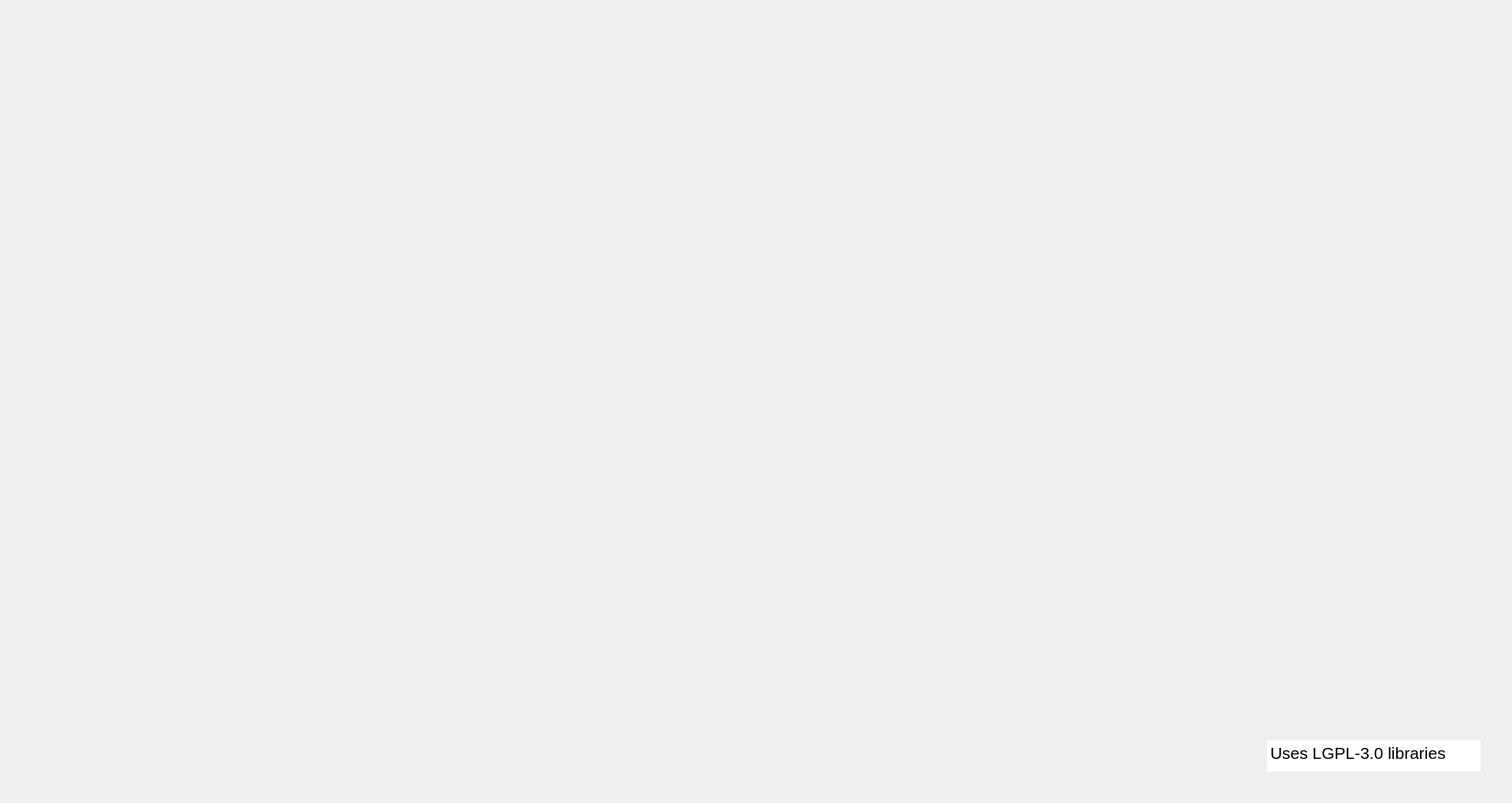
<?xml version="1.0" encoding="UTF-8"?>
<ui version="4.0">
 <class>MainWindow</class>
 <widget class="QWidget" name="MainWindow">
  <property name="enabled">
   <bool>true</bool>
  </property>
  <property name="geometry">
   <rect>
    <x>0</x>
    <y>0</y>
    <width>1920</width>
    <height>1020</height>
   </rect>
  </property>
  <property name="sizePolicy">
   <sizepolicy hsizetype="Preferred" vsizetype="Preferred">
    <horstretch>0</horstretch>
    <verstretch>0</verstretch>
   </sizepolicy>
  </property>
  <property name="font">
   <font>
    <pointsize>12</pointsize>
   </font>
  </property>
  <property name="windowTitle">
   <string>Form</string>
  </property>
  <property name="autoFillBackground">
   <bool>false</bool>
  </property>
  <property name="styleSheet">
   <string notr="true">QWidget#MainWindow  {border-image: url(:/images/mainpng.png) 0 0 0 0 stretch stretch ; }
</string>
  </property>
  <widget class="QStackedWidget" name="stackedWidget">
   <property name="geometry">
    <rect>
     <x>0</x>
     <y>0</y>
     <width>1920</width>
     <height>1020</height>
    </rect>
   </property>
   <property name="font">
    <font>
     <pointsize>30</pointsize>
    </font>
   </property>
   <property name="styleSheet">
    <string notr="true">QWidget#page_nfc  {border-image: url(:/images/mainpng.png) 0 0 0 0 stretch stretch ; }

QLineEdit {  border: 1px solid rgb(85, 170, 255); border-radius: 5px;}
</string>
   </property>
   <property name="currentIndex">
    <number>0</number>
   </property>
   <widget class="QWidget" name="page_main">
    <property name="styleSheet">
     <string notr="true">QWidget#page_main  {border-image: url(:/images/mainpng.png) 0 0 0 0 stretch stretch ; }\n</string>
    </property>
    <widget class="QPushButton" name="button_car_battery">
     <property name="geometry">
      <rect>
       <x>520</x>
       <y>620</y>
       <width>270</width>
       <height>270</height>
      </rect>
     </property>
     <property name="minimumSize">
      <size>
       <width>70</width>
       <height>70</height>
      </size>
     </property>
     <property name="styleSheet">
      <string notr="true">
QPushButton {
	border-image: url(:/images/third-party/car-battery-solid.svg);

    border-radius: 60px;
    border-style: outset;
    background: qradialgradient(
        cx: 0.3, cy: -0.4, fx: 0.3, fy: -0.4,
        radius: 1.35, stop: 0 #fff, stop: 1 #eee
        );
    padding: 60px;
    }

QPushButton:hover {
    background: qradialgradient(
        cx: 0.3, cy: -0.4, fx: 0.3, fy: -0.4,
        radius: 1.35, stop: 0 #fff, stop: 1 #bbb
        );
    }

QPushButton:pressed {
    border-style: inset;
    background: qradialgradient(
        cx: 0.4, cy: -0.1, fx: 0.4, fy: -0.1,
        radius: 1.35, stop: 0 #fff, stop: 1 #888
        );
    }</string>
     </property>
     <property name="text">
      <string/>
     </property>
    </widget>
    <widget class="QPushButton" name="button_evse_status">
     <property name="geometry">
      <rect>
       <x>520</x>
       <y>200</y>
       <width>270</width>
       <height>270</height>
      </rect>
     </property>
     <property name="minimumSize">
      <size>
       <width>70</width>
       <height>70</height>
      </size>
     </property>
     <property name="styleSheet">
      <string notr="true">QPushButton {
	border-image: url(:/images/third-party/car-solid.svg);

    border-radius: 60px;
    border-style: outset;
    background: qradialgradient(
        cx: 0.3, cy: -0.4, fx: 0.3, fy: -0.4,
        radius: 1.35, stop: 0 #fff, stop: 1 #eee
        );
    padding: 60px;
    }

QPushButton:hover {
    background: qradialgradient(
        cx: 0.3, cy: -0.4, fx: 0.3, fy: -0.4,
        radius: 1.35, stop: 0 #fff, stop: 1 #bbb
        );
    }

QPushButton:pressed {
    border-style: inset;
    background: qradialgradient(
        cx: 0.4, cy: -0.1, fx: 0.4, fy: -0.1,
        radius: 1.35, stop: 0 #fff, stop: 1 #888
        );
    }</string>
     </property>
     <property name="text">
      <string/>
     </property>
    </widget>
    <widget class="QPushButton" name="button_metrology">
     <property name="enabled">
      <bool>true</bool>
     </property>
     <property name="geometry">
      <rect>
       <x>1150</x>
       <y>200</y>
       <width>270</width>
       <height>270</height>
      </rect>
     </property>
     <property name="sizePolicy">
      <sizepolicy hsizetype="Preferred" vsizetype="Preferred">
       <horstretch>0</horstretch>
       <verstretch>0</verstretch>
      </sizepolicy>
     </property>
     <property name="minimumSize">
      <size>
       <width>70</width>
       <height>70</height>
      </size>
     </property>
     <property name="autoFillBackground">
      <bool>false</bool>
     </property>
     <property name="styleSheet">
      <string notr="true">

QPushButton {
	border-image: url(:/images/third-party/bolt-solid.svg) ;

    border-radius: 60px;
    background: qradialgradient(
        cx: 0.3, cy: -0.4, fx: 0.3, fy: -0.4,
        radius: 1.35, stop: 0 #fff, stop: 1 #eee
        );
    padding: 60px;
    }

QPushButton:hover {
    background: qradialgradient(
        cx: 0.3, cy: -0.4, fx: 0.3, fy: -0.4,
        radius: 1.35, stop: 0 #fff, stop: 1 #bbb
        );
    }

QPushButton:pressed {
    border-style: inset;
    background: qradialgradient(
        cx: 0.4, cy: -0.1, fx: 0.4, fy: -0.1,
        radius: 1.35, stop: 0 #fff, stop: 1 #888
        );
    }</string>
     </property>
     <property name="text">
      <string/>
     </property>
     <property name="autoDefault">
      <bool>false</bool>
     </property>
    </widget>
    <widget class="QPushButton" name="button_nfc_card">
     <property name="geometry">
      <rect>
       <x>1150</x>
       <y>620</y>
       <width>270</width>
       <height>270</height>
      </rect>
     </property>
     <property name="minimumSize">
      <size>
       <width>70</width>
       <height>70</height>
      </size>
     </property>
     <property name="styleSheet">
      <string notr="true">QPushButton {
	border-image: url(:/images/third-party/id-card-solid.svg);

    border-radius: 60px;
    border-style: outset;
    background: qradialgradient(
        cx: 0.3, cy: -0.4, fx: 0.3, fy: -0.4,
        radius: 1.35, stop: 0 #fff, stop: 1 #eee
        );
    padding: 60px;
    }

QPushButton:hover {
    background: qradialgradient(
        cx: 0.3, cy: -0.4, fx: 0.3, fy: -0.4,
        radius: 1.35, stop: 0 #fff, stop: 1 #bbb
        );
    }

QPushButton:pressed {
    border-style: inset;
    background: qradialgradient(
        cx: 0.4, cy: -0.1, fx: 0.4, fy: -0.1,
        radius: 1.35, stop: 0 #fff, stop: 1 #888
        );
    }</string>
     </property>
     <property name="text">
      <string/>
     </property>
    </widget>
    <widget class="QPlainTextEdit" name="plainTextEdit">
     <property name="geometry">
      <rect>
       <x>1609</x>
       <y>940</y>
       <width>271</width>
       <height>40</height>
      </rect>
     </property>
     <property name="font">
      <font>
       <pointsize>16</pointsize>
      </font>
     </property>
     <property name="styleSheet">
      <string notr="true">border: 0px</string>
     </property>
     <property name="plainText">
      <string>Uses LGPL-3.0 libraries</string>
     </property>
    </widget>
   </widget>
   <widget class="QWidget" name="page_meter">
    <property name="styleSheet">
     <string notr="true">QWidget#page_meter  {border-image: url(:/images/plainpng.png) 0 0 0 0 stretch stretch ; }</string>
    </property>
    <widget class="QLabel" name="title_meter">
     <property name="geometry">
      <rect>
       <x>600</x>
       <y>72</y>
       <width>720</width>
       <height>163</height>
      </rect>
     </property>
     <property name="font">
      <font>
       <pointsize>60</pointsize>
      </font>
     </property>
     <property name="layoutDirection">
      <enum>Qt::LeftToRight</enum>
     </property>
     <property name="autoFillBackground">
      <bool>false</bool>
     </property>
     <property name="text">
      <string>Meter Menu</string>
     </property>
     <property name="alignment">
      <set>Qt::AlignCenter</set>
     </property>
    </widget>
    <widget class="QWidget" name="layoutWidget">
     <property name="geometry">
      <rect>
       <x>240</x>
       <y>324</y>
       <width>581</width>
       <height>487</height>
      </rect>
     </property>
     <layout class="QGridLayout" name="gridLayout_1">
      <item row="0" column="2">
       <widget class="QLineEdit" name="lineEdit_Mode">
        <property name="font">
         <font>
          <pointsize>34</pointsize>
         </font>
        </property>
       </widget>
      </item>
      <item row="3" column="1">
       <widget class="QLabel" name="label_4">
        <property name="font">
         <font>
          <pointsize>34</pointsize>
         </font>
        </property>
        <property name="text">
         <string>V RMS</string>
        </property>
       </widget>
      </item>
      <item row="3" column="2">
       <widget class="QLineEdit" name="lineEdit_V_RMS">
        <property name="font">
         <font>
          <pointsize>34</pointsize>
         </font>
        </property>
       </widget>
      </item>
      <item row="2" column="1">
       <widget class="QLabel" name="label_3">
        <property name="font">
         <font>
          <pointsize>34</pointsize>
         </font>
        </property>
        <property name="text">
         <string>I RMS</string>
        </property>
        <property name="alignment">
         <set>Qt::AlignRight|Qt::AlignTrailing|Qt::AlignVCenter</set>
        </property>
       </widget>
      </item>
      <item row="0" column="1">
       <widget class="QLabel" name="label_1">
        <property name="font">
         <font>
          <pointsize>34</pointsize>
         </font>
        </property>
        <property name="text">
         <string>Mode</string>
        </property>
        <property name="alignment">
         <set>Qt::AlignRight|Qt::AlignTrailing|Qt::AlignVCenter</set>
        </property>
       </widget>
      </item>
      <item row="1" column="2">
       <widget class="QLineEdit" name="lineEdit_VARh">
        <property name="font">
         <font>
          <pointsize>34</pointsize>
         </font>
        </property>
       </widget>
      </item>
      <item row="1" column="1">
       <widget class="QLabel" name="label_2">
        <property name="font">
         <font>
          <pointsize>34</pointsize>
         </font>
        </property>
        <property name="layoutDirection">
         <enum>Qt::RightToLeft</enum>
        </property>
        <property name="text">
         <string>VARh</string>
        </property>
        <property name="alignment">
         <set>Qt::AlignBottom|Qt::AlignRight|Qt::AlignTrailing</set>
        </property>
       </widget>
      </item>
      <item row="2" column="2">
       <widget class="QLineEdit" name="lineEdit_I_RMS">
        <property name="font">
         <font>
          <pointsize>34</pointsize>
         </font>
        </property>
       </widget>
      </item>
     </layout>
    </widget>
    <widget class="QWidget" name="layoutWidget_2">
     <property name="geometry">
      <rect>
       <x>1090</x>
       <y>324</y>
       <width>571</width>
       <height>487</height>
      </rect>
     </property>
     <layout class="QGridLayout" name="gridLayout_2">
      <item row="1" column="0" colspan="2">
       <widget class="QLabel" name="label_6">
        <property name="font">
         <font>
          <pointsize>34</pointsize>
         </font>
        </property>
        <property name="text">
         <string>Reactive</string>
        </property>
        <property name="alignment">
         <set>Qt::AlignRight|Qt::AlignTrailing|Qt::AlignVCenter</set>
        </property>
       </widget>
      </item>
      <item row="1" column="2">
       <widget class="QLineEdit" name="lineEdit_Reactive">
        <property name="font">
         <font>
          <pointsize>34</pointsize>
         </font>
        </property>
       </widget>
      </item>
      <item row="3" column="0" colspan="2">
       <widget class="QLabel" name="label_8">
        <property name="font">
         <font>
          <pointsize>34</pointsize>
         </font>
        </property>
        <property name="text">
         <string>Apparent</string>
        </property>
        <property name="alignment">
         <set>Qt::AlignRight|Qt::AlignTrailing|Qt::AlignVCenter</set>
        </property>
       </widget>
      </item>
      <item row="3" column="2">
       <widget class="QLineEdit" name="lineEdit_Apparent">
        <property name="font">
         <font>
          <pointsize>34</pointsize>
         </font>
        </property>
       </widget>
      </item>
      <item row="0" column="2">
       <widget class="QLineEdit" name="lineEdit_KW">
        <property name="font">
         <font>
          <pointsize>34</pointsize>
         </font>
        </property>
       </widget>
      </item>
      <item row="2" column="2">
       <widget class="QLineEdit" name="lineEdit_Active">
        <property name="font">
         <font>
          <pointsize>34</pointsize>
         </font>
        </property>
       </widget>
      </item>
      <item row="0" column="1">
       <widget class="QLabel" name="label_5">
        <property name="font">
         <font>
          <pointsize>34</pointsize>
         </font>
        </property>
        <property name="text">
         <string>KW</string>
        </property>
        <property name="alignment">
         <set>Qt::AlignRight|Qt::AlignTrailing|Qt::AlignVCenter</set>
        </property>
       </widget>
      </item>
      <item row="2" column="1">
       <widget class="QLabel" name="label_7">
        <property name="font">
         <font>
          <pointsize>34</pointsize>
         </font>
        </property>
        <property name="text">
         <string>Active</string>
        </property>
        <property name="alignment">
         <set>Qt::AlignRight|Qt::AlignTrailing|Qt::AlignVCenter</set>
        </property>
       </widget>
      </item>
     </layout>
    </widget>
    <widget class="QPushButton" name="button_back_1">
     <property name="geometry">
      <rect>
       <x>1590</x>
       <y>99</y>
       <width>190</width>
       <height>190</height>
      </rect>
     </property>
     <property name="styleSheet">
      <string notr="true">

QPushButton {
	border-image: url(:/images/third-party/circle-arrow-left-solid.svg) ;

    border-radius: 95px;
    background: qradialgradient(
        cx: 0.3, cy: -0.4, fx: 0.3, fy: -0.4,
        radius: 1.35, stop: 0 #f5f5f5, stop: 1  #e6e6e6
        );
    padding: 5px;
    }

QPushButton:hover {
    background: qradialgradient(
        cx: 0.3, cy: -0.4, fx: 0.3, fy: -0.4,
        radius: 1.35, stop: 0 #fff, stop: 1 #bbb
        );
    }

QPushButton:pressed {
    border-style: inset;
    background: qradialgradient(
        cx: 0.4, cy: -0.1, fx: 0.4, fy: -0.1,
        radius: 1.35, stop: 0 #fff, stop: 1 #ddd
        );
    }</string>
     </property>
     <property name="text">
      <string/>
     </property>
    </widget>
   </widget>
   <widget class="QWidget" name="page_nfc">
    <property name="styleSheet">
     <string notr="true">QWidget#page_nfc  {border-image: url(:/images/plainpng.png) 0 0 0 0 stretch stretch ; }</string>
    </property>
    <widget class="QLabel" name="title_nfc">
     <property name="geometry">
      <rect>
       <x>550</x>
       <y>135</y>
       <width>801</width>
       <height>154</height>
      </rect>
     </property>
     <property name="font">
      <font>
       <pointsize>80</pointsize>
      </font>
     </property>
     <property name="layoutDirection">
      <enum>Qt::LeftToRight</enum>
     </property>
     <property name="autoFillBackground">
      <bool>false</bool>
     </property>
     <property name="text">
      <string>NFC Card</string>
     </property>
     <property name="alignment">
      <set>Qt::AlignCenter</set>
     </property>
    </widget>
    <widget class="QPushButton" name="button_back_2">
     <property name="geometry">
      <rect>
       <x>1580</x>
       <y>117</y>
       <width>190</width>
       <height>190</height>
      </rect>
     </property>
     <property name="styleSheet">
      <string notr="true">

QPushButton {
	border-image: url(:/images/third-party/circle-arrow-left-solid.svg) ;

    border-radius: 95px;
    background: qradialgradient(
        cx: 0.3, cy: -0.4, fx: 0.3, fy: -0.4,
        radius: 1.35, stop: 0 #f5f5f5, stop: 1  #e6e6e6
        );
    padding: 5px;
    }

QPushButton:hover {
    background: qradialgradient(
        cx: 0.3, cy: -0.4, fx: 0.3, fy: -0.4,
        radius: 1.35, stop: 0 #fff, stop: 1 #bbb
        );
    }

QPushButton:pressed {
    border-style: inset;
    background: qradialgradient(
        cx: 0.4, cy: -0.1, fx: 0.4, fy: -0.1,
        radius: 1.35, stop: 0 #fff, stop: 1 #ddd
        );
    }</string>
     </property>
     <property name="text">
      <string/>
     </property>
    </widget>
    <widget class="QLabel" name="label_10">
     <property name="geometry">
      <rect>
       <x>810</x>
       <y>567</y>
       <width>291</width>
       <height>82</height>
      </rect>
     </property>
     <property name="font">
      <font>
       <pointsize>40</pointsize>
      </font>
     </property>
     <property name="text">
      <string>Card UID</string>
     </property>
     <property name="alignment">
      <set>Qt::AlignCenter</set>
     </property>
    </widget>
    <widget class="QLineEdit" name="lineEdit_Card_UID">
     <property name="geometry">
      <rect>
       <x>500</x>
       <y>666</y>
       <width>901</width>
       <height>64</height>
      </rect>
     </property>
     <property name="font">
      <font>
       <pointsize>38</pointsize>
      </font>
     </property>
     <property name="text">
      <string/>
     </property>
     <property name="alignment">
      <set>Qt::AlignCenter</set>
     </property>
    </widget>
   </widget>
   <widget class="QWidget" name="page_settings">
    <property name="styleSheet">
     <string notr="true">QWidget#page_settings  {border-image: url(:/images/plainpng.png) 0 0 0 0 stretch stretch ; }</string>
    </property>
    <widget class="QLabel" name="title_settings">
     <property name="geometry">
      <rect>
       <x>350</x>
       <y>126</y>
       <width>1131</width>
       <height>190</height>
      </rect>
     </property>
     <property name="font">
      <font>
       <pointsize>80</pointsize>
      </font>
     </property>
     <property name="layoutDirection">
      <enum>Qt::LeftToRight</enum>
     </property>
     <property name="autoFillBackground">
      <bool>false</bool>
     </property>
     <property name="text">
      <string>Vehicle Settings</string>
     </property>
     <property name="alignment">
      <set>Qt::AlignCenter</set>
     </property>
    </widget>
    <widget class="QPushButton" name="button_back_3">
     <property name="geometry">
      <rect>
       <x>1630</x>
       <y>99</y>
       <width>190</width>
       <height>190</height>
      </rect>
     </property>
     <property name="styleSheet">
      <string notr="true">

QPushButton {
	border-image: url(:/images/third-party/circle-arrow-left-solid.svg) ;

    border-radius: 95px;
    background: qradialgradient(
        cx: 0.3, cy: -0.4, fx: 0.3, fy: -0.4,
        radius: 1.35, stop: 0 #f5f5f5, stop: 1  #e6e6e6
        );
    padding: 5px;
    }

QPushButton:hover {
    background: qradialgradient(
        cx: 0.3, cy: -0.4, fx: 0.3, fy: -0.4,
        radius: 1.35, stop: 0 #fff, stop: 1 #bbb
        );
    }

QPushButton:pressed {
    border-style: inset;
    background: qradialgradient(
        cx: 0.4, cy: -0.1, fx: 0.4, fy: -0.1,
        radius: 1.35, stop: 0 #fff, stop: 1 #ddd
        );
    }</string>
     </property>
     <property name="text">
      <string/>
     </property>
    </widget>
    <widget class="QWidget" name="gridLayoutWidget">
     <property name="geometry">
      <rect>
       <x>430</x>
       <y>390</y>
       <width>1001</width>
       <height>367</height>
      </rect>
     </property>
     <layout class="QGridLayout" name="gridLayout_4">
      <item row="2" column="0">
       <widget class="QLabel" name="label_37">
        <property name="font">
         <font>
          <pointsize>34</pointsize>
         </font>
        </property>
        <property name="text">
         <string>Delivered Energy</string>
        </property>
        <property name="alignment">
         <set>Qt::AlignCenter</set>
        </property>
       </widget>
      </item>
      <item row="4" column="0">
       <widget class="QLabel" name="label_38">
        <property name="font">
         <font>
          <pointsize>34</pointsize>
         </font>
        </property>
        <property name="text">
         <string>Protocol</string>
        </property>
        <property name="alignment">
         <set>Qt::AlignCenter</set>
        </property>
       </widget>
      </item>
      <item row="0" column="1">
       <widget class="QLineEdit" name="lineEdit_Vehicle_ID">
        <property name="font">
         <font>
          <pointsize>34</pointsize>
         </font>
        </property>
        <property name="text">
         <string/>
        </property>
        <property name="alignment">
         <set>Qt::AlignCenter</set>
        </property>
       </widget>
      </item>
      <item row="1" column="0">
       <widget class="QLabel" name="label_36">
        <property name="font">
         <font>
          <pointsize>34</pointsize>
         </font>
        </property>
        <property name="text">
         <string>Requested Energy</string>
        </property>
        <property name="alignment">
         <set>Qt::AlignCenter</set>
        </property>
       </widget>
      </item>
      <item row="1" column="1">
       <widget class="QLineEdit" name="lineEdit_Requested_Energy">
        <property name="font">
         <font>
          <pointsize>34</pointsize>
         </font>
        </property>
        <property name="text">
         <string/>
        </property>
        <property name="alignment">
         <set>Qt::AlignCenter</set>
        </property>
       </widget>
      </item>
      <item row="0" column="0">
       <widget class="QLabel" name="label_35">
        <property name="font">
         <font>
          <pointsize>34</pointsize>
         </font>
        </property>
        <property name="text">
         <string>Vehicle ID</string>
        </property>
        <property name="textFormat">
         <enum>Qt::PlainText</enum>
        </property>
        <property name="alignment">
         <set>Qt::AlignCenter</set>
        </property>
       </widget>
      </item>
      <item row="2" column="1">
       <widget class="QLineEdit" name="lineEdit_Delivered_Energy">
        <property name="font">
         <font>
          <pointsize>34</pointsize>
         </font>
        </property>
        <property name="text">
         <string/>
        </property>
        <property name="alignment">
         <set>Qt::AlignCenter</set>
        </property>
       </widget>
      </item>
      <item row="4" column="1">
       <widget class="QLineEdit" name="lineEdit_Protocol">
        <property name="font">
         <font>
          <pointsize>34</pointsize>
         </font>
        </property>
        <property name="text">
         <string/>
        </property>
        <property name="alignment">
         <set>Qt::AlignCenter</set>
        </property>
       </widget>
      </item>
     </layout>
    </widget>
   </widget>
   <widget class="QWidget" name="page_status">
    <property name="styleSheet">
     <string notr="true">QWidget#page_status  {border-image: url(:/images/plainpng.png) 0 0 0 0 stretch stretch ; }</string>
    </property>
    <widget class="QLabel" name="title_status">
     <property name="geometry">
      <rect>
       <x>610</x>
       <y>144</y>
       <width>751</width>
       <height>145</height>
      </rect>
     </property>
     <property name="font">
      <font>
       <pointsize>80</pointsize>
      </font>
     </property>
     <property name="layoutDirection">
      <enum>Qt::LeftToRight</enum>
     </property>
     <property name="autoFillBackground">
      <bool>false</bool>
     </property>
     <property name="text">
      <string>EVSE Status</string>
     </property>
     <property name="alignment">
      <set>Qt::AlignCenter</set>
     </property>
    </widget>
    <widget class="QPushButton" name="button_back_4">
     <property name="geometry">
      <rect>
       <x>1610</x>
       <y>108</y>
       <width>190</width>
       <height>190</height>
      </rect>
     </property>
     <property name="styleSheet">
      <string notr="true">

QPushButton {
	border-image: url(:/images/third-party/circle-arrow-left-solid.svg) ;

    border-radius: 95px;
    background: qradialgradient(
        cx: 0.3, cy: -0.4, fx: 0.3, fy: -0.4,
        radius: 1.35, stop: 0 #f5f5f5, stop: 1  #e6e6e6
        );
    padding: 5px;
    }

QPushButton:hover {
    background: qradialgradient(
        cx: 0.3, cy: -0.4, fx: 0.3, fy: -0.4,
        radius: 1.35, stop: 0 #fff, stop: 1 #bbb
        );
    }

QPushButton:pressed {
    border-style: inset;
    background: qradialgradient(
        cx: 0.4, cy: -0.1, fx: 0.4, fy: -0.1,
        radius: 1.35, stop: 0 #fff, stop: 1 #ddd
        );
    }</string>
     </property>
     <property name="text">
      <string/>
     </property>
    </widget>
    <widget class="QWidget" name="layoutWidget">
     <property name="geometry">
      <rect>
       <x>930</x>
       <y>378</y>
       <width>721</width>
       <height>460</height>
      </rect>
     </property>
     <layout class="QGridLayout" name="gridLayout">
      <item row="1" column="1">
       <widget class="QLineEdit" name="lineEdit_Grid_Limit">
        <property name="font">
         <font>
          <pointsize>34</pointsize>
         </font>
        </property>
       </widget>
      </item>
      <item row="3" column="1">
       <widget class="QLineEdit" name="lineEdit_Time2Charge">
        <property name="font">
         <font>
          <pointsize>34</pointsize>
         </font>
        </property>
        <property name="text">
         <string/>
        </property>
       </widget>
      </item>
      <item row="2" column="0">
       <widget class="QLabel" name="label_16">
        <property name="font">
         <font>
          <pointsize>34</pointsize>
         </font>
        </property>
        <property name="text">
         <string>Temperature</string>
        </property>
        <property name="alignment">
         <set>Qt::AlignLeading|Qt::AlignLeft|Qt::AlignVCenter</set>
        </property>
       </widget>
      </item>
      <item row="2" column="1">
       <widget class="QLineEdit" name="lineEdit_Temperature">
        <property name="font">
         <font>
          <pointsize>34</pointsize>
         </font>
        </property>
       </widget>
      </item>
      <item row="0" column="1">
       <widget class="QLineEdit" name="lineEdit_EVSE_ID">
        <property name="font">
         <font>
          <pointsize>34</pointsize>
         </font>
        </property>
       </widget>
      </item>
      <item row="0" column="0">
       <widget class="QLabel" name="label_14">
        <property name="font">
         <font>
          <pointsize>34</pointsize>
         </font>
        </property>
        <property name="text">
         <string>EVSE ID</string>
        </property>
        <property name="alignment">
         <set>Qt::AlignLeading|Qt::AlignLeft|Qt::AlignVCenter</set>
        </property>
       </widget>
      </item>
      <item row="1" column="0">
       <widget class="QLabel" name="label_15">
        <property name="font">
         <font>
          <pointsize>34</pointsize>
         </font>
        </property>
        <property name="text">
         <string>Grid Limit</string>
        </property>
        <property name="alignment">
         <set>Qt::AlignLeading|Qt::AlignLeft|Qt::AlignVCenter</set>
        </property>
       </widget>
      </item>
      <item row="3" column="0">
       <widget class="QLabel" name="label_17">
        <property name="font">
         <font>
          <pointsize>34</pointsize>
         </font>
        </property>
        <property name="text">
         <string>Time to Charge</string>
        </property>
        <property name="alignment">
         <set>Qt::AlignLeading|Qt::AlignLeft|Qt::AlignVCenter</set>
        </property>
       </widget>
      </item>
      <item row="4" column="0">
       <widget class="QLabel" name="label_19">
        <property name="font">
         <font>
          <pointsize>34</pointsize>
         </font>
        </property>
        <property name="text">
         <string>Elapsed Time</string>
        </property>
        <property name="alignment">
         <set>Qt::AlignLeading|Qt::AlignLeft|Qt::AlignVCenter</set>
        </property>
       </widget>
      </item>
      <item row="4" column="1">
       <widget class="QLineEdit" name="lineEdit_Elapsed_Time">
        <property name="font">
         <font>
          <pointsize>34</pointsize>
         </font>
        </property>
        <property name="text">
         <string/>
        </property>
       </widget>
      </item>
     </layout>
    </widget>
    <widget class="QWidget" name="layoutWidget">
     <property name="geometry">
      <rect>
       <x>210</x>
       <y>378</y>
       <width>611</width>
       <height>460</height>
      </rect>
     </property>
     <layout class="QGridLayout" name="gridLayout_3">
      <item row="3" column="0">
       <widget class="QLabel" name="label_13">
        <property name="font">
         <font>
          <pointsize>34</pointsize>
         </font>
        </property>
        <property name="text">
         <string>Charge Cost</string>
        </property>
        <property name="alignment">
         <set>Qt::AlignLeading|Qt::AlignLeft|Qt::AlignVCenter</set>
        </property>
       </widget>
      </item>
      <item row="0" column="0" colspan="2">
       <widget class="QRadioButton" name="radioButton_Charge_State">
        <property name="font">
         <font>
          <pointsize>34</pointsize>
         </font>
        </property>
        <property name="layoutDirection">
         <enum>Qt::RightToLeft</enum>
        </property>
        <property name="styleSheet">
         <string notr="true">QRadioButton::indicator { width: 30px; height: 30px;}</string>
        </property>
        <property name="text">
         <string>Charge State</string>
        </property>
        <property name="iconSize">
         <size>
          <width>30</width>
          <height>30</height>
         </size>
        </property>
       </widget>
      </item>
      <item row="1" column="0">
       <widget class="QLabel" name="label_11">
        <property name="font">
         <font>
          <pointsize>34</pointsize>
         </font>
        </property>
        <property name="text">
         <string>Power Rate</string>
        </property>
        <property name="alignment">
         <set>Qt::AlignLeading|Qt::AlignLeft|Qt::AlignVCenter</set>
        </property>
       </widget>
      </item>
      <item row="2" column="0">
       <widget class="QLabel" name="label_12">
        <property name="font">
         <font>
          <pointsize>34</pointsize>
         </font>
        </property>
        <property name="text">
         <string>Auth State</string>
        </property>
        <property name="alignment">
         <set>Qt::AlignLeading|Qt::AlignLeft|Qt::AlignVCenter</set>
        </property>
       </widget>
      </item>
      <item row="1" column="1">
       <widget class="QLineEdit" name="lineEdit_Power_Rate">
        <property name="font">
         <font>
          <pointsize>34</pointsize>
         </font>
        </property>
       </widget>
      </item>
      <item row="3" column="1">
       <widget class="QLineEdit" name="lineEdit_Charge_Cost">
        <property name="font">
         <font>
          <pointsize>34</pointsize>
         </font>
        </property>
       </widget>
      </item>
      <item row="2" column="1">
       <widget class="QLineEdit" name="lineEdit_Auth_State">
        <property name="font">
         <font>
          <pointsize>34</pointsize>
         </font>
        </property>
        <property name="text">
         <string/>
        </property>
       </widget>
      </item>
      <item row="4" column="0">
       <widget class="QLabel" name="label_18">
        <property name="font">
         <font>
          <pointsize>34</pointsize>
         </font>
        </property>
        <property name="text">
         <string>Charge Current</string>
        </property>
        <property name="alignment">
         <set>Qt::AlignLeading|Qt::AlignLeft|Qt::AlignVCenter</set>
        </property>
       </widget>
      </item>
      <item row="4" column="1">
       <widget class="QLineEdit" name="lineEdit_Charge_Current">
        <property name="font">
         <font>
          <pointsize>34</pointsize>
         </font>
        </property>
       </widget>
      </item>
     </layout>
    </widget>
   </widget>
  </widget>
 </widget>
 <resources/>
 <connections/>
</ui>
